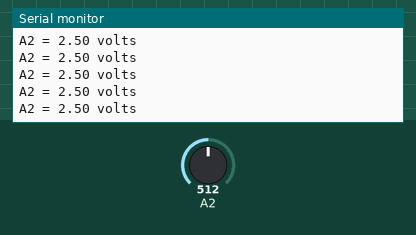
This sketch was run on a simulated Arduino Uno, built with avr-gcc and run on an emulated ATmega328P. Shown: the last lines printed to the serial monitor. The inputs (shaded band) are chosen by the test bench; at power-on: A2 = 512.

Above: at 1.2 s.
1.3 s: A2 set to 716
At 1.31 s:
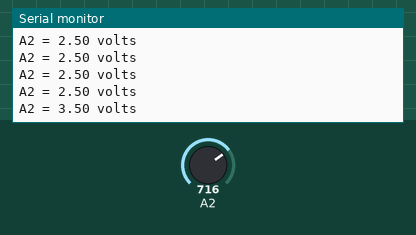
2.8 s: A2 set to 900
At 2.82 s:
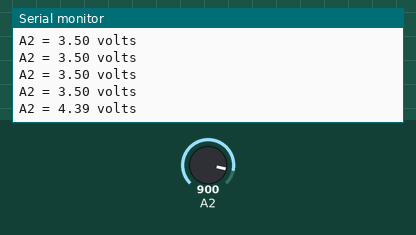
Timing chart, 0 to 5.8 s (numbered marks = the images above; inputs shaded):
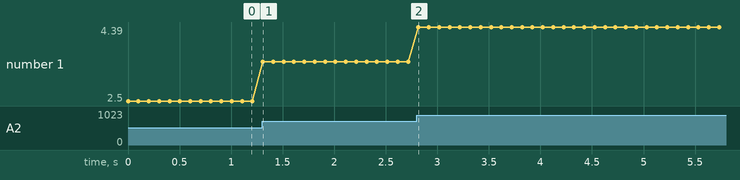

The sketch:

display_phototrasistor.ino
```cpp
/*
 * Robotics with the BOE Shield - PhototransistorVoltage
 * Display voltage of phototransistor circuit output connected to A3 in
 * the serial monitor.
 */

void setup()                                 // Built-in initialization block
{
  Serial.begin(9600);                        // Set data rate to 9600 bps
}

void loop()                                  // Main loop auto-repeats
{
  Serial.print("A2 = ");                     // Display "A3 = "
  Serial.print(volts(A2));                    // Display measured A3 volts
  Serial.println(" volts");                  // Display " volts" & newline
  delay(100);                               // Delay for 1 second
}

float volts(int adPin)                       // Measures volts at adPin
{                                            // Returns floating point voltage
 return float(analogRead(adPin)) * 5.0 / 1024.0;
}
```

Measured:
- after the input at 1.3 s, the serial monitor: prints a new line at once (image 1)
- after the input at 2.8 s, the serial monitor: prints a new line at once (image 2)
- plotted number 1: 2.5 → 3.5 after the input at 1.3 s, 3.5 → 4.39 after the input at 2.8 s
